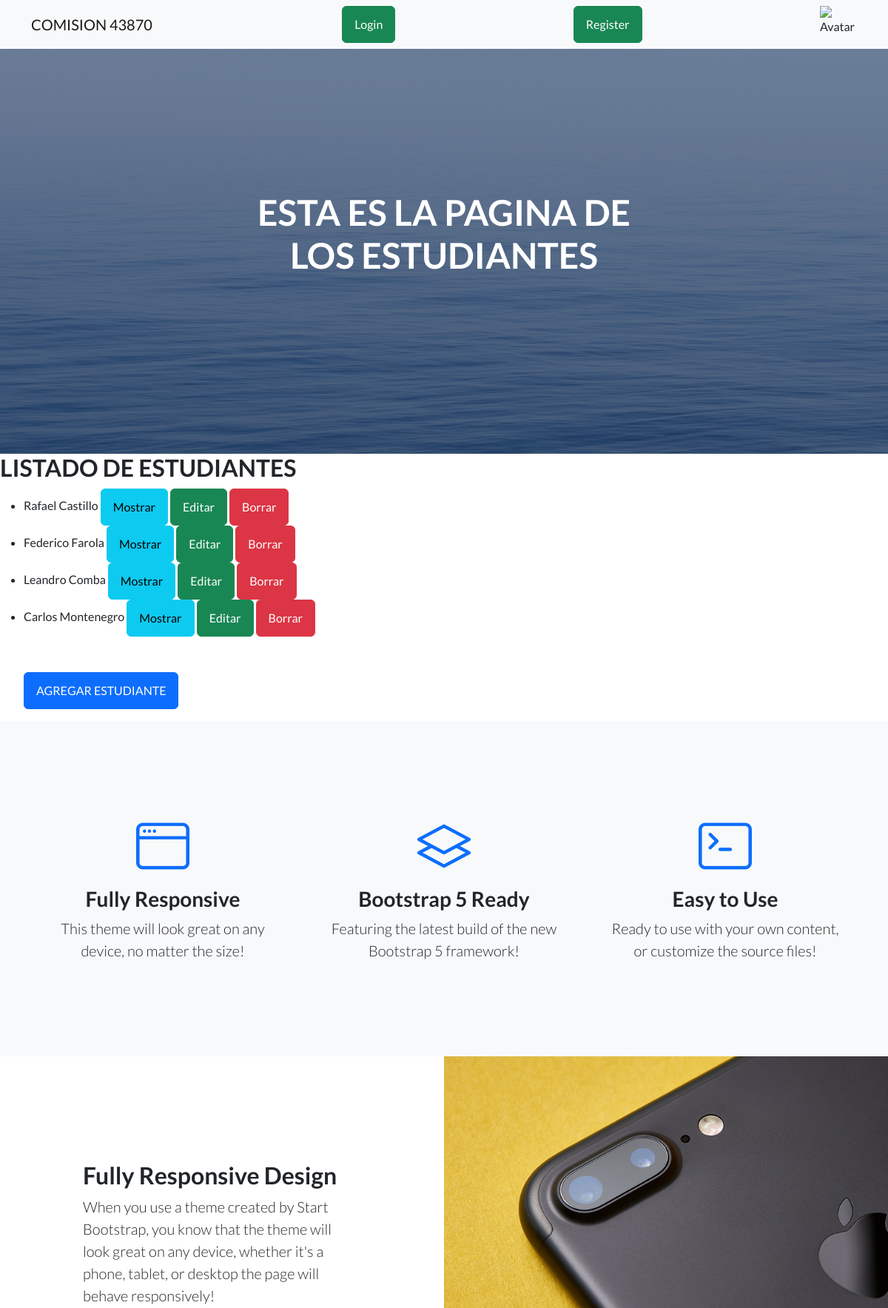
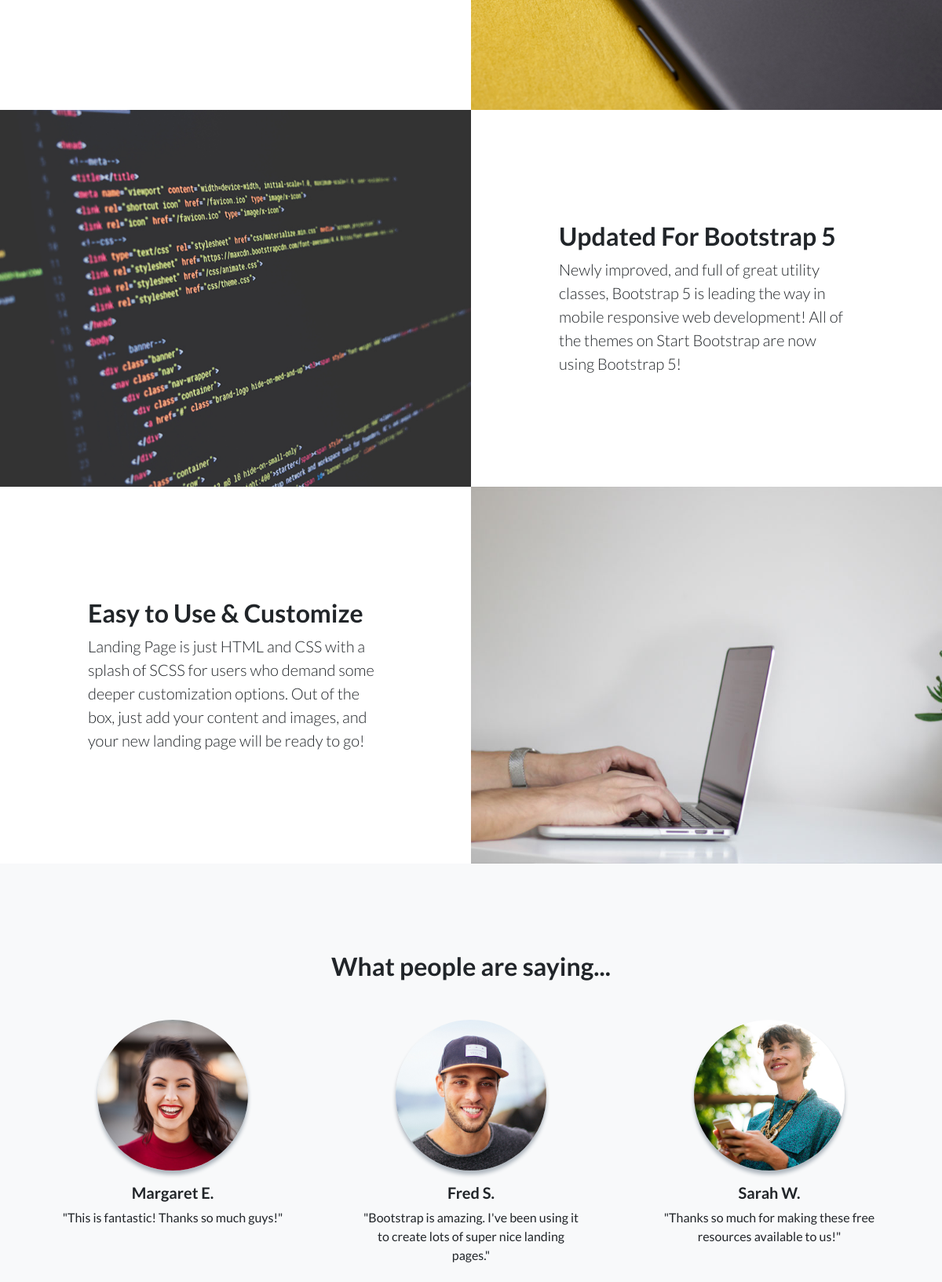
/AppCoder/estudiante/list/ (upper part), run on the app's committed database (2 pictures, top to bottom).
### AppCoder/models.py (models this page shows)
class Estudiante(models.Model):
    nombre=models.CharField(max_length=50)
    apellido=models.CharField(max_length=50)
    email=models.EmailField()
    def __str__(self):
        return f"{self.nombre} {self.apellido}"

### AppCoder/views.py (the view)
# urls.py: path("estudiante/list/", EstudianteList.as_view(), name="estudiante_list"),
class EstudianteList(ListView):#vista usada para LISTAR
    model= Estudiante
    template_name= "AppCoder/estudiantes.html"

### AppCoder/templates/AppCoder/estudiantes.html (shortened to what this page needs)
{% extends "AppCoder/padre.html" %}
{% load static %}
{% block titulo %}ESTA ES LA PAGINA DE LOS ESTUDIANTES {% endblock %}
{% block contenido_que_cambia %}
<h2>LISTADO DE ESTUDIANTES</h2>
<ul>
    {% for estudiante in object_list %}
    <li>
        {{ estudiante }}
        <a class="btn btn-info" href="{% url 'estudiante_detalle' estudiante.id %}">Mostrar</a>
        <a class="btn btn-success" href="{% url 'estudiante_editar' estudiante.id %}">Editar</a>
        <a class="btn btn-danger" href="{% url 'estudiante_borrar' estudiante.id %}">Borrar</a>
    </li>
    {% endfor %}
    <br>
    <br>
    <a class="btn btn-primary" href="{% url 'estudiante_crear'  %}">AGREGAR ESTUDIANTE</a>
</ul>
{% endblock %}

### data on the page
Estudiante: nombre+apellido "Rafael Castillo"
Estudiante: nombre+apellido "Federico Farola"
Estudiante: nombre+apellido "Leandro Comba"
Estudiante: nombre+apellido "Carlos Montenegro"
